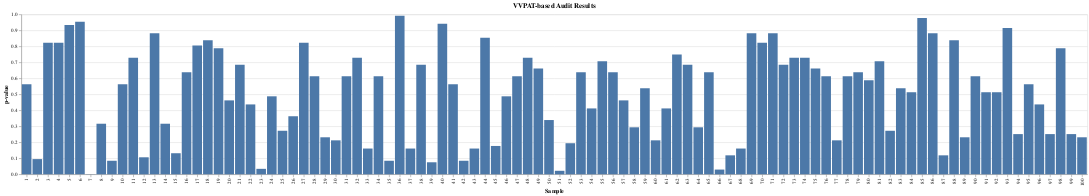

Here is the notebook cell this chart was saved with:
### Markdown cell above
This demonstrates how we can use the hypergeometric distribution to simulate the VVPAT-based audit process described in Policy Watch No.7:

### Code cell
# Define the number of total votes and the margin of victory
num_votes = 100000
margin = 5000

# Define the size of the sample to be audited
sample_size = 1000

# Calculate the number of votes required to win
winning_votes = (num_votes // 2) + margin

# Simulate the election results
results = [0] * (num_votes - winning_votes) + [1] * winning_votes
random.shuffle(results)

# Simulate the VVPAT-based audit process using the hypergeometric distribution
audit_results = []
for i in range(100):
    sample = random.sample(results, sample_size)
    num_winning_votes = sum(sample)
    pvalue = 1 - hypergeom.cdf(num_winning_votes, len(results), sum(results), sample_size)
    audit_results.append({"sample": i + 1, "winning_votes": num_winning_votes, "p-value": pvalue})

# Convert the audit results to a pandas DataFrame
df = pd.DataFrame(audit_results)

# Create an Altair chart to visualize the p-values
chart = alt.Chart(df).mark_bar().encode(
    x=alt.X("sample:O", title="Sample"),
    y=alt.Y("p-value:Q", title="p-value")
).properties(
    title="VVPAT-based Audit Results"
)

# Display the chart
chart.display()

### Figure 1 — Vega-Lite specification as saved in the notebook (floating-point values rounded to 4 significant figures)
{"config": {"view": {"continuousWidth": 400, "continuousHeight": 300}}, "data": {"name": "data-8b8ca7d8b560057f6d7c7c3c0fa8de99"}, "mark": "bar", "encoding": {"x": {"field": "sample", "title": "Sample", "type": "ordinal"}, "y": {"field": "p-value", "title": "p-value", "type": "quantitative"}}, "title": "VVPAT-based Audit Results", "$schema": "https://vega.github.io/schema/vega-lite/v4.17.0.json", "datasets": {"data-8b8ca7d8b560057f6d7c7c3c0fa8de99": [{"sample": 1, "winning_votes": 547, "p-value": 0.5638}, {"sample": 2, "winning_votes": 570, "p-value": 0.09502}, {"sample": 3, "winning_votes": 535, "p-value": 0.8229}, {"sample": 4, "winning_votes": 535, "p-value": 0.8229}, {"sample": 5, "winning_votes": 526, "p-value": 0.9332}, {"sample": 6, "winning_votes": 523, "p-value": 0.9546}, {"sample": 7, "winning_votes": 598, "p-value": 0.0009365}, {"sample": 8, "winning_votes": 557, "p-value": 0.3162}, {"sample": 9, "winning_votes": 571, "p-value": 0.08464}, {"sample": 10, "winning_votes": 547, "p-value": 0.5638}, {"sample": 11, "winning_votes": 540, "p-value": 0.7283}, {"sample": 12, "winning_votes": 569, "p-value": 0.1063}, {"sample": 13, "winning_votes": 531, "p-value": 0.8813}, {"sample": 14, "winning_votes": 557, "p-value": 0.3162}, {"sample": 15, "winning_votes": 567, "p-value": 0.1317}, {"sample": 16, "winning_votes": 544, "p-value": 0.6377}, {"sample": 17, "winning_votes": 536, "p-value": 0.8058}, {"sample": 18, "winning_votes": 534, "p-value": 0.839}, {"sample": 19, "winning_votes": 537, "p-value": 0.7878}, {"sample": 20, "winning_votes": 551, "p-value": 0.4622}, {"sample": 21, "winning_votes": 542, "p-value": 0.6844}, {"sample": 22, "winning_votes": 552, "p-value": 0.437}, {"sample": 23, "winning_votes": 578, "p-value": 0.03412}, {"sample": 24, "winning_votes": 550, "p-value": 0.4877}, {"sample": 25, "winning_votes": 559, "p-value": 0.2722}, {"sample": 26, "winning_votes": 555, "p-value": 0.363}, {"sample": 27, "winning_votes": 535, "p-value": 0.8229}, {"sample": 28, "winning_votes": 545, "p-value": 0.6135}, {"sample": 29, "winning_votes": 561, "p-value": 0.2314}, {"sample": 30, "winning_votes": 562, "p-value": 0.2124}, {"sample": 31, "winning_votes": 545, "p-value": 0.6135}, {"sample": 32, "winning_votes": 540, "p-value": 0.7283}, {"sample": 33, "winning_votes": 565, "p-value": 0.161}, {"sample": 34, "winning_votes": 545, "p-value": 0.6135}, {"sample": 35, "winning_votes": 571, "p-value": 0.08464}, {"sample": 36, "winning_votes": 512, "p-value": 0.9916}, {"sample": 37, "winning_votes": 565, "p-value": 0.161}, {"sample": 38, "winning_votes": 542, "p-value": 0.6844}, {"sample": 39, "winning_votes": 572, "p-value": 0.07513}, {"sample": 40, "winning_votes": 525, "p-value": 0.9411}, {"sample": 41, "winning_votes": 547, "p-value": 0.5638}, {"sample": 42, "winning_votes": 571, "p-value": 0.08464}, {"sample": 43, "winning_votes": 565, "p-value": 0.161}, {"sample": 44, "winning_votes": 533, "p-value": 0.8541}, {"sample": 45, "winning_votes": 564, "p-value": 0.1772}, {"sample": 46, "winning_votes": 550, "p-value": 0.4877}, {"sample": 47, "winning_votes": 545, "p-value": 0.6135}, {"sample": 48, "winning_votes": 540, "p-value": 0.7283}, {"sample": 49, "winning_votes": 543, "p-value": 0.6613}, {"sample": 50, "winning_votes": 556, "p-value": 0.3393}, {"sample": 51, "winning_votes": 581, "p-value": 0.0219}, {"sample": 52, "winning_votes": 563, "p-value": 0.1943}, {"sample": 53, "winning_votes": 544, "p-value": 0.6377}, {"sample": 54, "winning_votes": 553, "p-value": 0.4119}, {"sample": 55, "winning_votes": 541, "p-value": 0.7067}, {"sample": 56, "winning_votes": 544, "p-value": 0.6377}, {"sample": 57, "winning_votes": 551, "p-value": 0.4622}, {"sample": 58, "winning_votes": 558, "p-value": 0.2938}, {"sample": 59, "winning_votes": 548, "p-value": 0.5386}, {"sample": 60, "winning_votes": 562, "p-value": 0.2124}, {"sample": 61, "winning_votes": 553, "p-value": 0.4119}, {"sample": 62, "winning_votes": 539, "p-value": 0.749}, {"sample": 63, "winning_votes": 542, "p-value": 0.6844}, {"sample": 64, "winning_votes": 558, "p-value": 0.2938}, {"sample": 65, "winning_votes": 544, "p-value": 0.6377}, {"sample": 66, "winning_votes": 579, "p-value": 0.02954}, {"sample": 67, "winning_votes": 568, "p-value": 0.1185}, {"sample": 68, "winning_votes": 565, "p-value": 0.161}, {"sample": 69, "winning_votes": 531, "p-value": 0.8813}, {"sample": 70, "winning_votes": 535, "p-value": 0.8229}, {"sample": 71, "winning_votes": 531, "p-value": 0.8813}, {"sample": 72, "winning_votes": 542, "p-value": 0.6844}, {"sample": 73, "winning_votes": 540, "p-value": 0.7283}, {"sample": 74, "winning_votes": 540, "p-value": 0.7283}, {"sample": 75, "winning_votes": 543, "p-value": 0.6613}, {"sample": 76, "winning_votes": 545, "p-value": 0.6135}, {"sample": 77, "winning_votes": 562, "p-value": 0.2124}, {"sample": 78, "winning_votes": 545, "p-value": 0.6135}, {"sample": 79, "winning_votes": 544, "p-value": 0.6377}, {"sample": 80, "winning_votes": 546, "p-value": 0.5888}, {"sample": 81, "winning_votes": 541, "p-value": 0.7067}, {"sample": 82, "winning_votes": 559, "p-value": 0.2722}, {"sample": 83, "winning_votes": 548, "p-value": 0.5386}, {"sample": 84, "winning_votes": 549, "p-value": 0.5132}, {"sample": 85, "winning_votes": 518, "p-value": 0.9778}, {"sample": 86, "winning_votes": 531, "p-value": 0.8813}, {"sample": 87, "winning_votes": 568, "p-value": 0.1185}, {"sample": 88, "winning_votes": 534, "p-value": 0.839}, {"sample": 89, "winning_votes": 561, "p-value": 0.2314}, {"sample": 90, "winning_votes": 545, "p-value": 0.6135}, {"sample": 91, "winning_votes": 549, "p-value": 0.5132}, {"sample": 92, "winning_votes": 549, "p-value": 0.5132}, {"sample": 93, "winning_votes": 528, "p-value": 0.9151}, {"sample": 94, "winning_votes": 560, "p-value": 0.2514}, {"sample": 95, "winning_votes": 547, "p-value": 0.5638}, {"sample": 96, "winning_votes": 552, "p-value": 0.437}, {"sample": 97, "winning_votes": 560, "p-value": 0.2514}, {"sample": 98, "winning_votes": 537, "p-value": 0.7878}, {"sample": 99, "winning_votes": 560, "p-value": 0.2514}, {"sample": 100, "winning_votes": 561, "p-value": 0.2314}]}}
